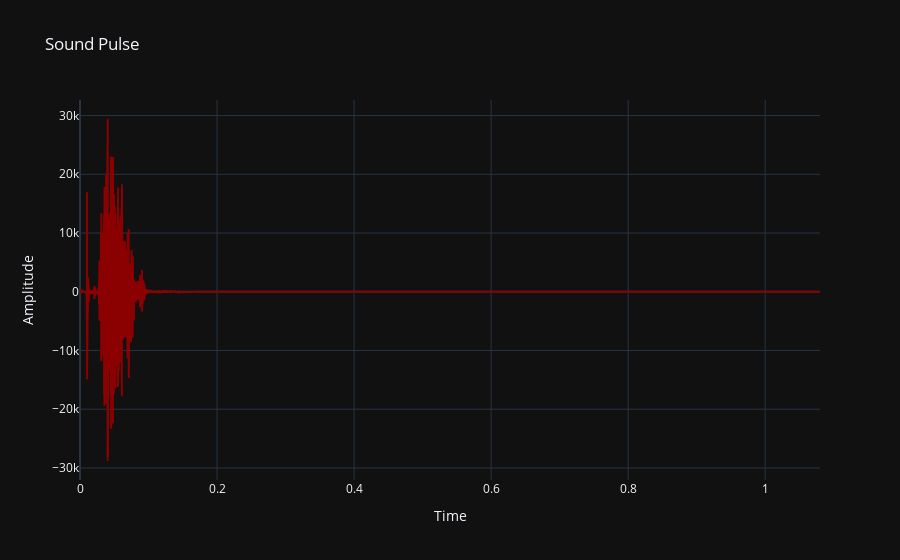

The cell this chart's notebook holds for it:
### Code cell
# visualizing sound pulse
X = np.linspace(
        start = 0,
        stop = pulse_length,
        num = sound_pulse.shape[0]
    )
trace0 = go.Scatter(
    x = X,
    y = sound_pulse[:, 0],
    name = "Left Channel",
    marker = dict(
        color = "darkred"
    ),
    mode = "lines"
)
trace1 = go.Scatter(
    x = X,
    y = sound_pulse[:, 1],
    name = "Right Channel",
    marker = dict(
        color = "lightblue"
    ),
    
)
fig = subplots.make_subplots(
    rows = 2, cols = 1, 
    shared_xaxes = True, 
    vertical_spacing = 0.05
)
fig.add_trace(trace0, row = 1, col = 1)
fig.add_trace(trace1, row = 2, col = 1)
fig.update_yaxes(title_text = "Amplitude", row = 1, col = 1)
fig.update_yaxes(title_text = "Amplitude", row = 2, col = 1)
fig.update_layout(
    title = "Sound Pulse",
    template = "plotly_dark"
)
fig.show()

### Figure 1 — Plotly figure (JSON) as saved in the notebook; plotly's stock layout.template omitted (floating-point values rounded to 4 significant figures; data arrays with more than 128 entries replaced by an {"elided": "..."} marker saying what was removed)
{"data": [{"marker": {"color": "darkred"}, "mode": "lines", "name": "Left Channel", "type": "scatter", "x": {"elided": "47600 float values"}, "y": {"elided": "47600 int values"}}], "layout": {"title": {"text": "Sound Pulse"}, "xaxis": {"title": {"text": "Time"}}, "yaxis": {"title": {"text": "Amplitude"}}}}
